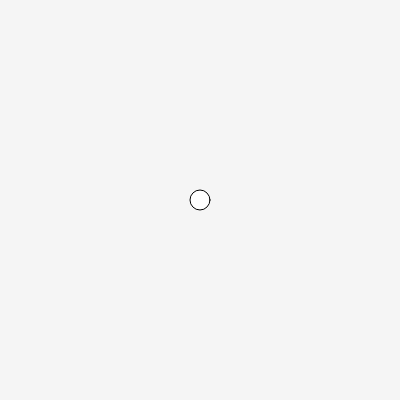
Frame 1 (no input)
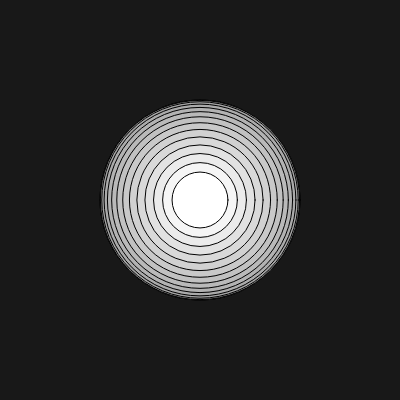
Frame 60 (no input)
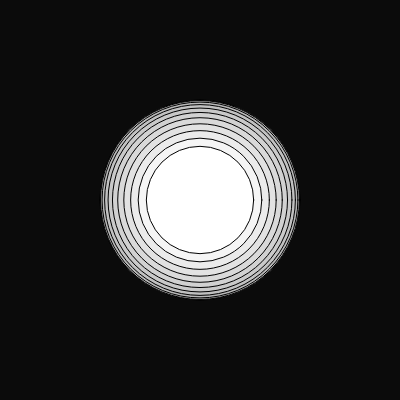
Frame 120 (the mouse pressed at the canvas centre since frame 60)

The p5.js sketch that drew these frames (run headless with seeded random() and noise() and a simulated clock; from frame 60 on, the mouse is pressed at the canvas centre):

// p5.js sketch
// ── sketch.js
function setup() {
  createCanvas(400, 400);
}

function draw() {
  background(0,0,0,10);

  circle(200, 200, sin(frameCount/10)*200);
}
